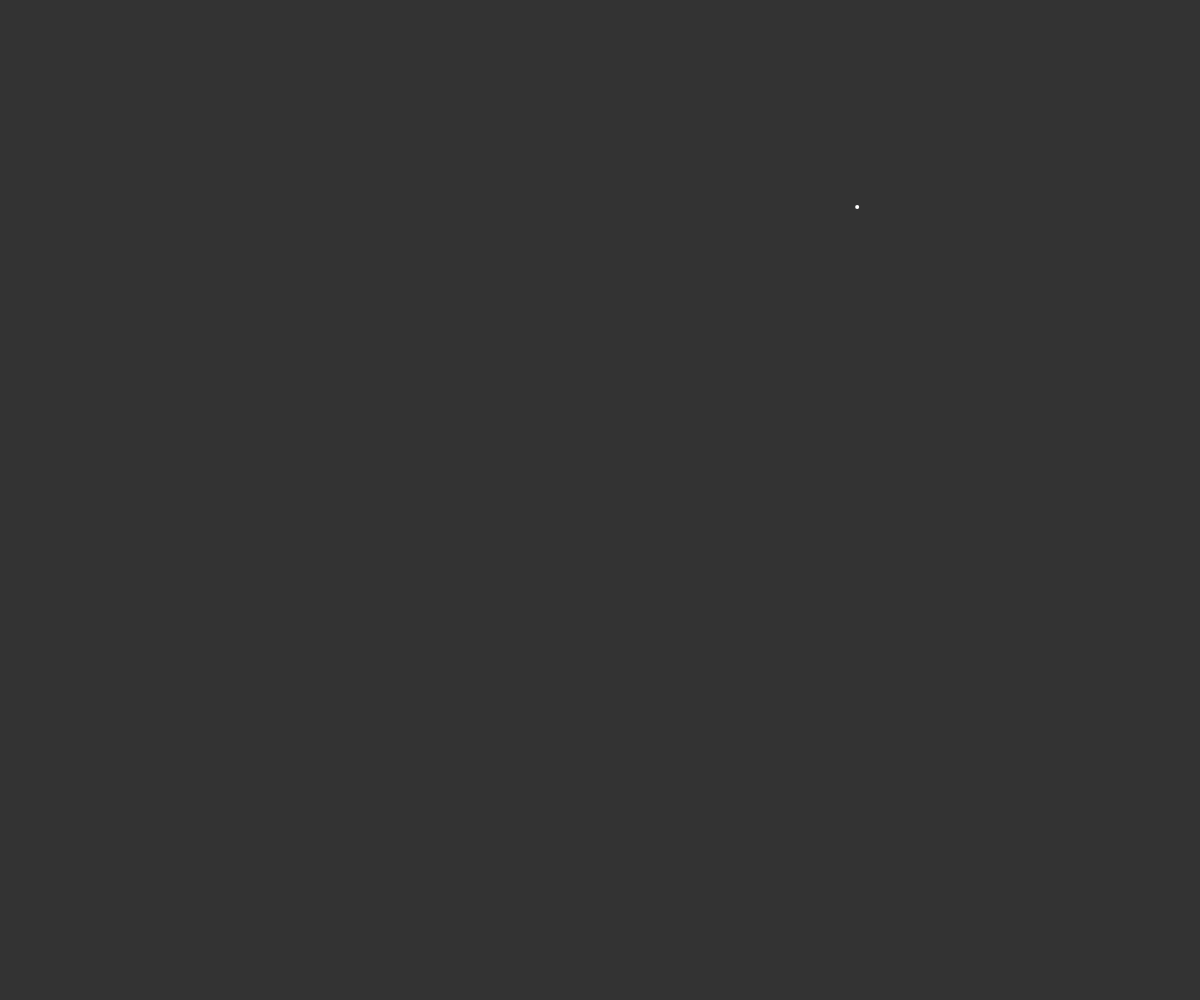
Frame 1 (no input)
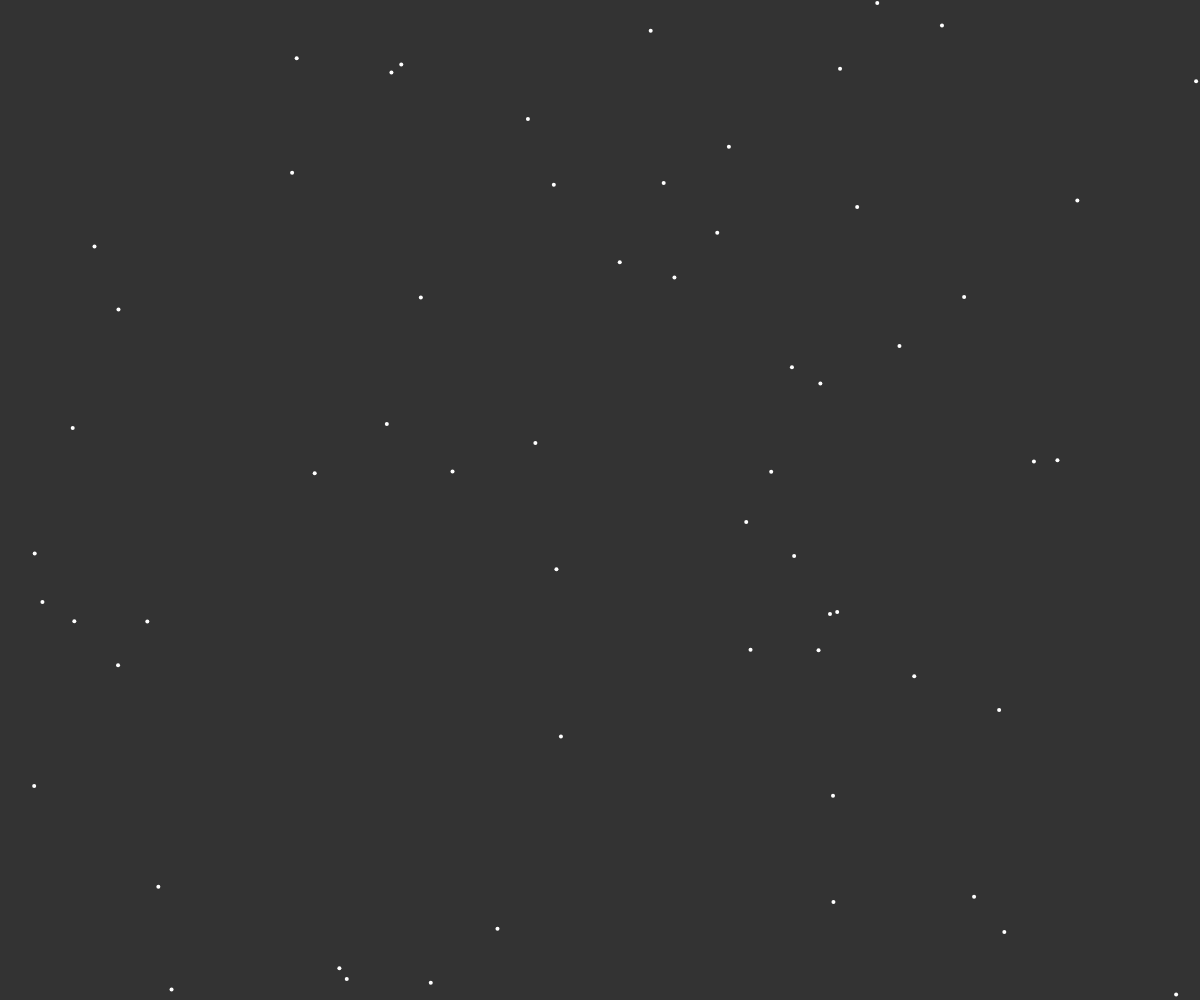
Frame 60 (no input)
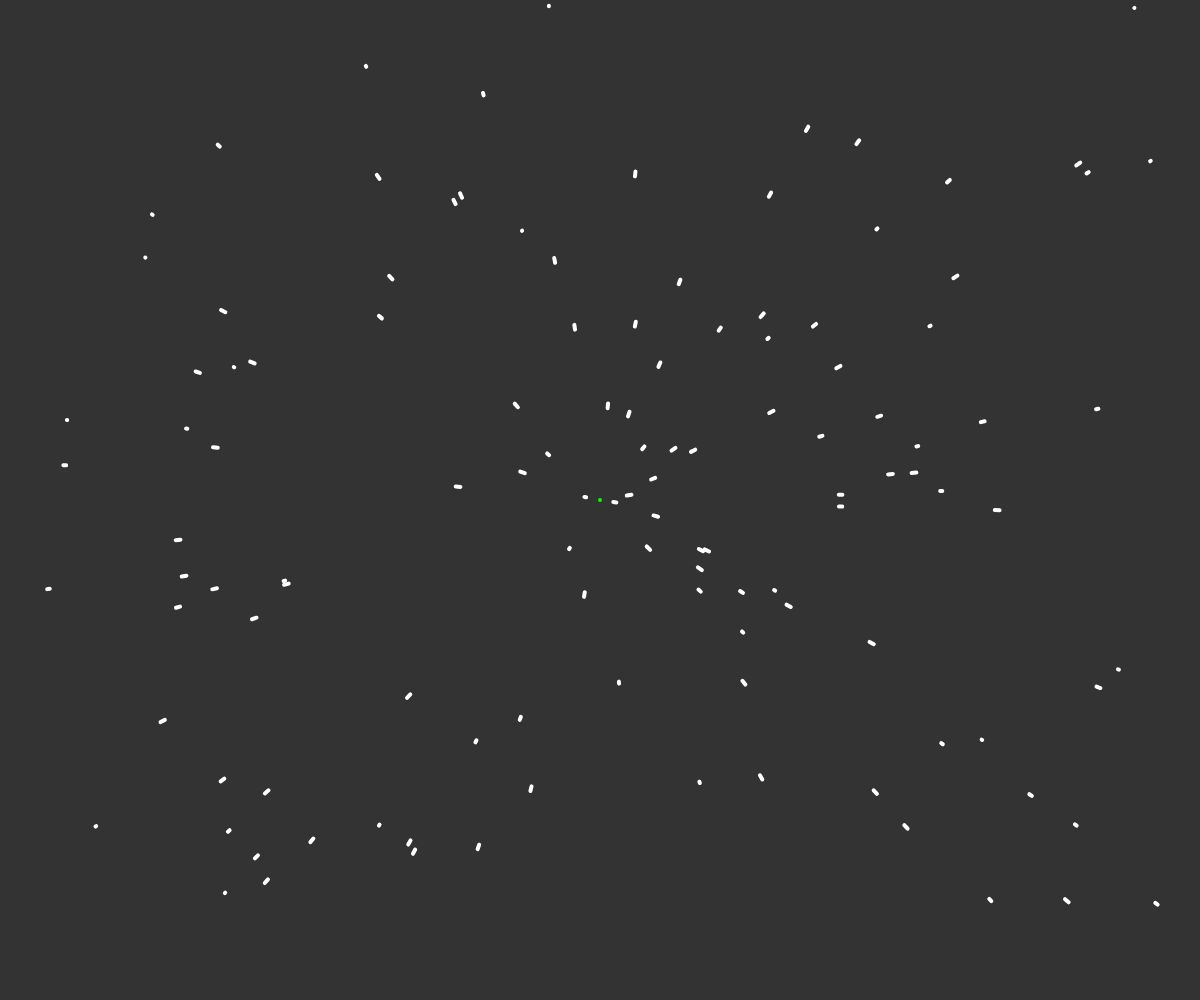
Frame 120 (the mouse pressed at the canvas centre since frame 60)

The p5.js sketch that drew these frames (run headless with seeded random() and noise() and a simulated clock; from frame 60 on, the mouse is pressed at the canvas centre):

// p5.js sketch
// ── sketch.js
//Attraction and Repulsion

//Attraction
//One Vector (x,y) for the attractor object.
// F = G*(m1*m2)/d^2 let mass equal 1. So F=G/(d^2)
//G can be anything. d is proportionality constant

//Repulsion
//Same idea as attraction but F*-1
var attractors = [];
var particles = [];

function setup() {
  createCanvas(windowWidth, windowHeight);

}

function mousePressed() {
  attractors.push(createVector(mouseX, mouseY));
}

function draw() {
  background(51);
  stroke(255);
  strokeWeight(4);
  //particles.push(new Particle(point(200,200)));
  particles.push(new Particle(random(width), random(height)));

  if (particles.length > 400) {
    particles.splice(0, 1);
  }

   for (var i = 0; i < attractors.length; i++) {
     stroke(0, 255, 0);
     point(attractors[i].x, attractors[i].y);
   }
  
   for (var i = 0; i < particles.length; i++) {
     var particle = particles[i];
     for (var j = 0; j < attractors.length; j++) {
       particle.attracted(attractors[j]);
     }
     particle.update();
     particle.show();
   }

}
// ── attractor.js
var mass;

function Attractor(x, y) {
    //mass.unshift(random(25,80));
    mass = random(25,80)
    this.pos = circle(x, y, mass);

    this.show  = function(){
        stroke(255,0,0);
        strokeWeight(4);
    }

    this.get_mass = function(){
        return mass
    } 

    this.get_cords = function(){
        cords = createVector(this.pos.x, this.pos.y);
        return cords 
    }
}
// ── particle.js
//Force Vector. Calculate where to point (sub)
// F = m * a. Where m is 1. F = a 

function Particle(x, y) {
  this.pos = createVector(x, y);
  this.prev = createVector(x, y);
  this.vel = createVector(); //p5.Vector.random2D();
  //this.vel = p5.Vector.random2D();
  //this.vel.setMag(random(2, 5));
  this.acc = createVector();

  this.update = function() {
    this.vel.add(this.acc);
    this.vel.limit(5);
    this.pos.add(this.vel);
    this.acc.mult(0);
  }

  this.show = function() {
    stroke(255);
    strokeWeight(4);
    line(this.pos.x, this.pos.y, this.prev.x, this.prev.y);

    this.prev.x = this.pos.x;
    this.prev.y = this.pos.y;

  }

  this.attracted = function(target) {
    // var dir = target - this.pos
    var force = p5.Vector.sub(target, this.pos);
    var d = force.mag();
    d = constrain(d, 1, 25);
    var G = 50;
    var strength = G / (d * d);
    force.setMag(strength);
    if (d < 20) {
      force.mult(-10);
    }
    this.acc.add(force);
  }

}
